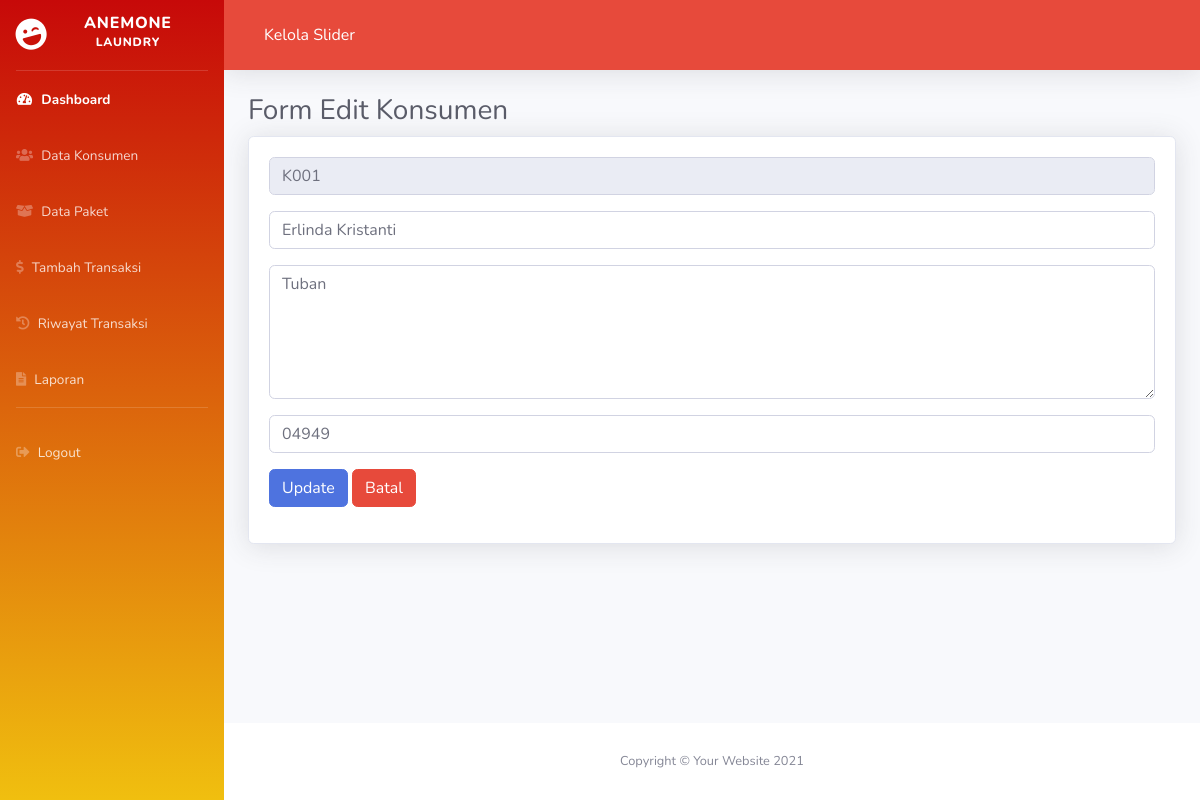
The page /konsumen/edit/K001 on the database its author committed.
### tables this page shows
CREATE TABLE `konsumen` (
  `kode_konsumen` varchar(20) NOT NULL,
  `nama_konsumen` varchar(50) NOT NULL,
  `alamat_konsumen` text NOT NULL,
  `no_telp` varchar(15) NOT NULL
);

### application/controllers/konsumen.php (called while the page is built, shortened)
<?php
class Konsumen extends CI_Controller{
    public function __construct()
    {
        $this->load->model('m_konsumen');
    }
    public function edit($id)
    {
        $isi['content'] = 'backend/konsumen/e_konsumen';
        $isi['judul'] = 'Form Edit Konsumen';
        $isi['konsumen'] = $this->m_konsumen->edit($id);
        $this->load->view('backend/dashboard', $isi);
    }
}

### index.php (called while the page is built, shortened)
<?php
require_once BASEPATH.'core/CodeIgniter.php';

### application/models/m_konsumen.php (called while the page is built, shortened)
<?php
class M_konsumen extends CI_Model{
    public function edit($id)
    {
        $this->db->select('*');
        $this->db->from('konsumen');
        $this->db->where('kode_konsumen', $id);
        return $this->db->get()->row_array();
    }
}

### application/views/backend/konsumen/e_konsumen.php (the view, shortened to what this page needs)
<!DOCTYPE html>
<html lang="en">
<head>
</head>
<body>
    <div class="container-fluid">
        <h1 class="h3 mb-2 text-gray-800"><?= $judul;?></h1>
        <div class="card shadow mb-4">
            <div class="card-body">
                <form method="post" action="<?= base_url()?>konsumen/update">
                <div class="form-group">
                    <input type="text" name="kode_konsumen" value="<?= $konsumen['kode_konsumen'];?>"class="form-control" readonly>
                </div>
                <div class="form-group">
                    <input type="text" name="nama_konsumen"  value="<?= $konsumen['nama_konsumen'];?>" class="form-control" placeholder="Input Nama Konsumen" required>
                </div>
                <div class="form-group">
                    <textarea name="alamat_konsumen" cols="30" rows="5" class="form-control"placeholder="Input Alamat Konsumen"required><?= $konsumen['alamat_konsumen'];?></textarea>
                </div>
                <div class="form-group">
                    <input type="text" name="no_telp"  value="<?= $konsumen['no_telp'];?>" class="form-control"placeholder="Input Nomer Telepon"required>
                </div>
                <div class="form-group">
                    <button type="submit" class="btn btn-primary"> Update </button>
                    <a href="<?= base_url()?>konsumen" class="btn btn-danger"> Batal</a>
                </div>
            </form>
            </div>
        </div>
    </div>
</body>
</html>

### rows shown on the page
konsumen: kode_konsumen "K001", nama_konsumen "Erlinda Kristanti", alamat_konsumen "Tuban", no_telp "04949"

### other values the page prints
$judul "Form Edit Konsumen"
